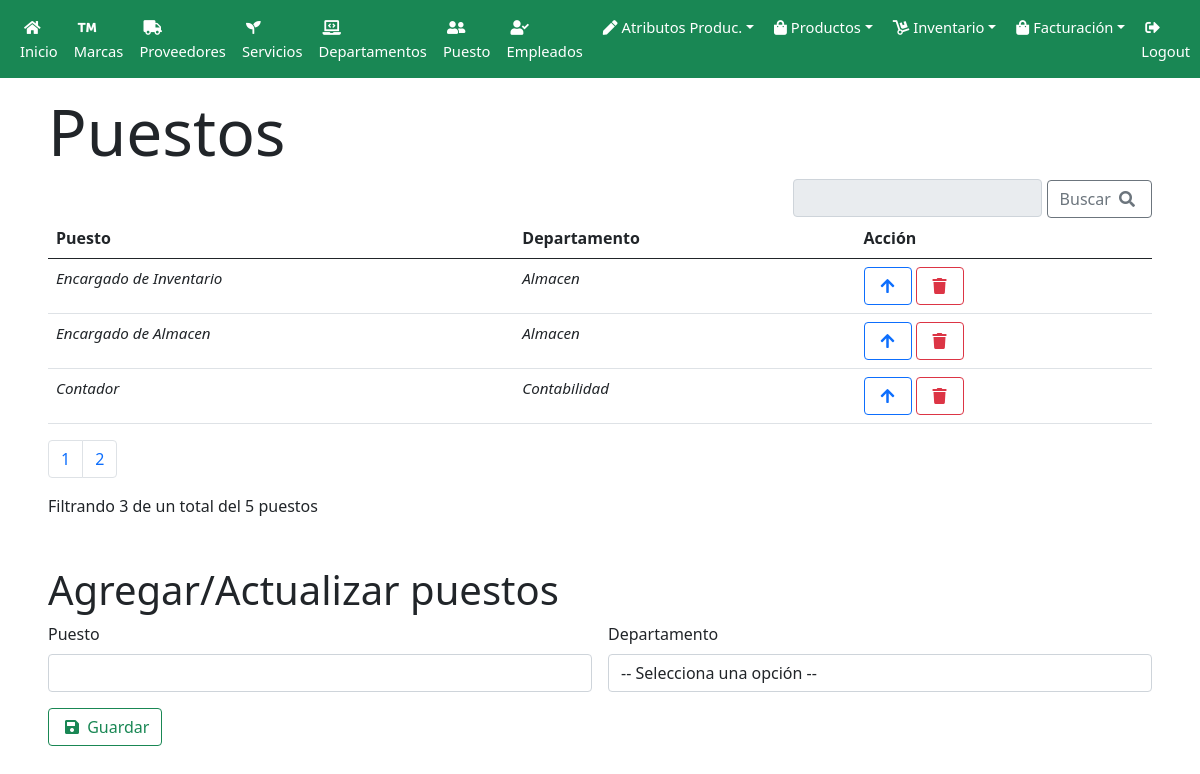
/admin/puestos.php (signed in), run on the app's committed database.
### tables this page shows
CREATE TABLE `puesto` (
  `id_puesto` tinyint(4) NOT NULL,
  `puesto` varchar(30) NOT NULL,
  `id_departamento` tinyint(4) NOT NULL
);

CREATE TABLE `departamento` (
  `id_departamento` tinyint(4) NOT NULL,
  `departamento` varchar(50) NOT NULL
);

### admin/puestos.php (called while the page is built, shortened)
<?php
    include('controllers/puestos.controller.php');
    $puestos = new  Puesto;
    $accion = (isset($_GET['action']))?$_GET['action']:'leer';
    include('views/sidebar_navigation.php');
    switch($accion)
    {
        default:
            $datos = $puestos -> read();
    }
    include('views/puestos/index.php');
    include('views/footer.php');
?>

### admin/controllers/puestos.controller.php (called while the page is built, shortened)
<?php
    class Puesto extends Sistema
    {
        function read()
        {
            $dbh = $this -> Connect();
            $busqueda = (isset($_GET['busqueda']))?$_GET['busqueda']:'';
            $ordenamiento = (isset($_GET['ordenamiento']))?$_GET['ordenamiento']:'p.puesto';
            $limite = (isset($_GET['limite']))?$_GET['limite']:'3';
            $desde = (isset($_GET['desde']))?$_GET['desde']:'0';
            switch($_SESSION['engine']){
                case 'mariadb':
                    $sentencia = 'SELECT * FROM puesto p
                                    INNER JOIN departamento USING(id_departamento)
                                  WHERE p.puesto LIKE :busqueda ORDER BY :ordenamiento LIMIT :limite OFFSET :desde';
                    break;
            }
            $stmt = $dbh -> prepare($sentencia);
            $stmt -> bindValue(":busqueda", '%' . $busqueda . '%', PDO::PARAM_STR);
            $stmt -> bindValue(":ordenamiento", $ordenamiento, PDO::PARAM_STR);
            $stmt -> bindValue(":limite", $limite, PDO::PARAM_INT);
            $stmt -> bindValue(":desde", $desde, PDO::PARAM_INT);
            $stmt->execute();
            $filas=$stmt->fetchAll();
            return $filas;
        }
        function total(){
            $dbh = $this -> Connect();
            $sentencia = "SELECT COUNT(id_puesto) AS total FROM puesto";
            $stmt = $dbh -> prepare($sentencia);
            $stmt -> execute();
            $rows = $stmt -> fetchAll();
            return $rows[0]['total'];
        }
    }
?>

### admin/views/puestos/index.php (the view)
<div class="ps-5 pe-5 pt-3 my-container active-cont">
    <h3 class="display-3">Puestos</h3>
    <div class="d-flex flex-row-reverse">
        <form action="puestos.php" method="GET">
            <input class="input-group-text pe-1" style="display:inline-block;" type="text" name="busqueda">
            <button class="btn btn-outline-secondary" type="submit">
                Buscar
                <i class="fa fa-search p-1 icons"></i>
            </button>
        </form>
    </div>
    <table class="table">
        <thead>
        <tr>
            <th scope="col">Puesto</th>
            <th scope="col">Departamento</th>
            <th scope="col">Acción</th>
        </tr>
        </thead>
        <tbody>
        <?php foreach($datos as $key => $puesto): ?>
            <tr>
                <td><?=$puesto['puesto']?></td>
                <td><?=$puesto['departamento']?></td>
                <td>
                    <a href="puestos.php?action=ver&id_puesto=<?=$puesto['id_puesto']?>" class="btn btn-outline-primary">
                        <i class="fa fa-arrow-up p-1 icons"></i>
                    </a>
                    <a href="puestos.php?action=eliminar&id_puesto=<?=$puesto['id_puesto']?>" class="btn btn-outline-danger">
                        <i class="fa fa-trash p-1 icons"></i>
                    </a>
                </td>
            </tr>
        <?php endforeach; ?>
        </tbody>
    </table>
    <nav>
        <ul class="pagination">
            <?php for($i = 0, $k = 1; $i < $puestos -> total(); $i+=3, $k++): ?>
                <li class="page-item"><a class="page-link" href="puestos.php?<?php echo(isset($_GET['busqueda']))?'busqueda='.$_GET['busqueda'].'&':''; ?>&desde=<?php echo($i); ?>&limite=3"><?php echo ($k); ?></a></li>
            <?php endfor; ?>
        </ul>
    </nav>
    <?php
        echo "Filtrando " . count($datos) . " de un total del " . $puestos -> total() . " puestos"
    ?>
</div>

### css/main.css (style rules this page uses)
tbody { font-size: 95%; font-style: italic; }
.my-container { transition: 0.4s; }

### data on the page
puesto: puesto "Encargado de Inventario", id_departamento.departamento "Almacen"
puesto: puesto "Encargado de Almacen", id_departamento.departamento "Almacen"
puesto: puesto "Contador", id_departamento.departamento "Contabilidad"

### other printed values
count($datos) "3"
$puestos -> total() "5"
